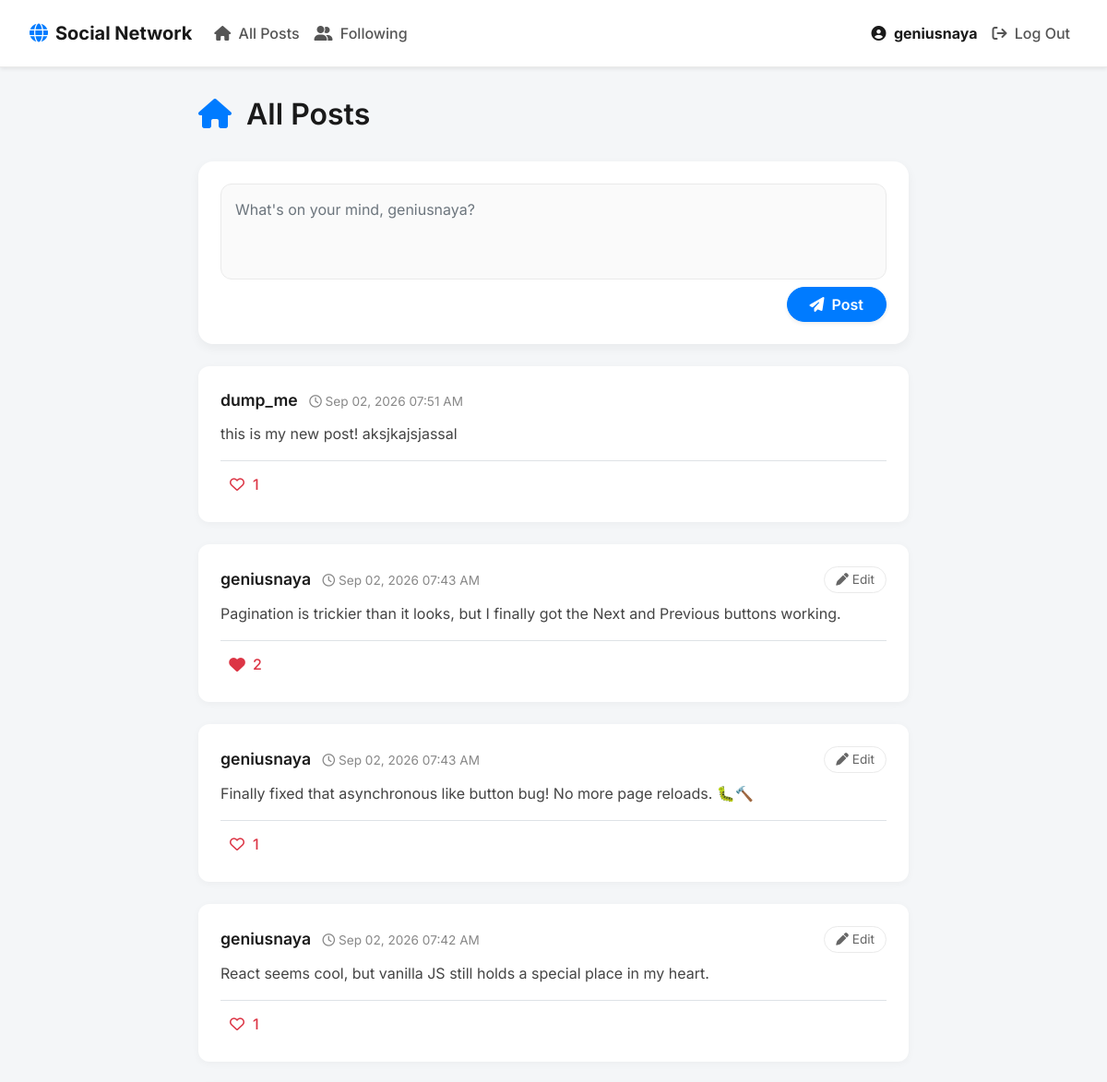
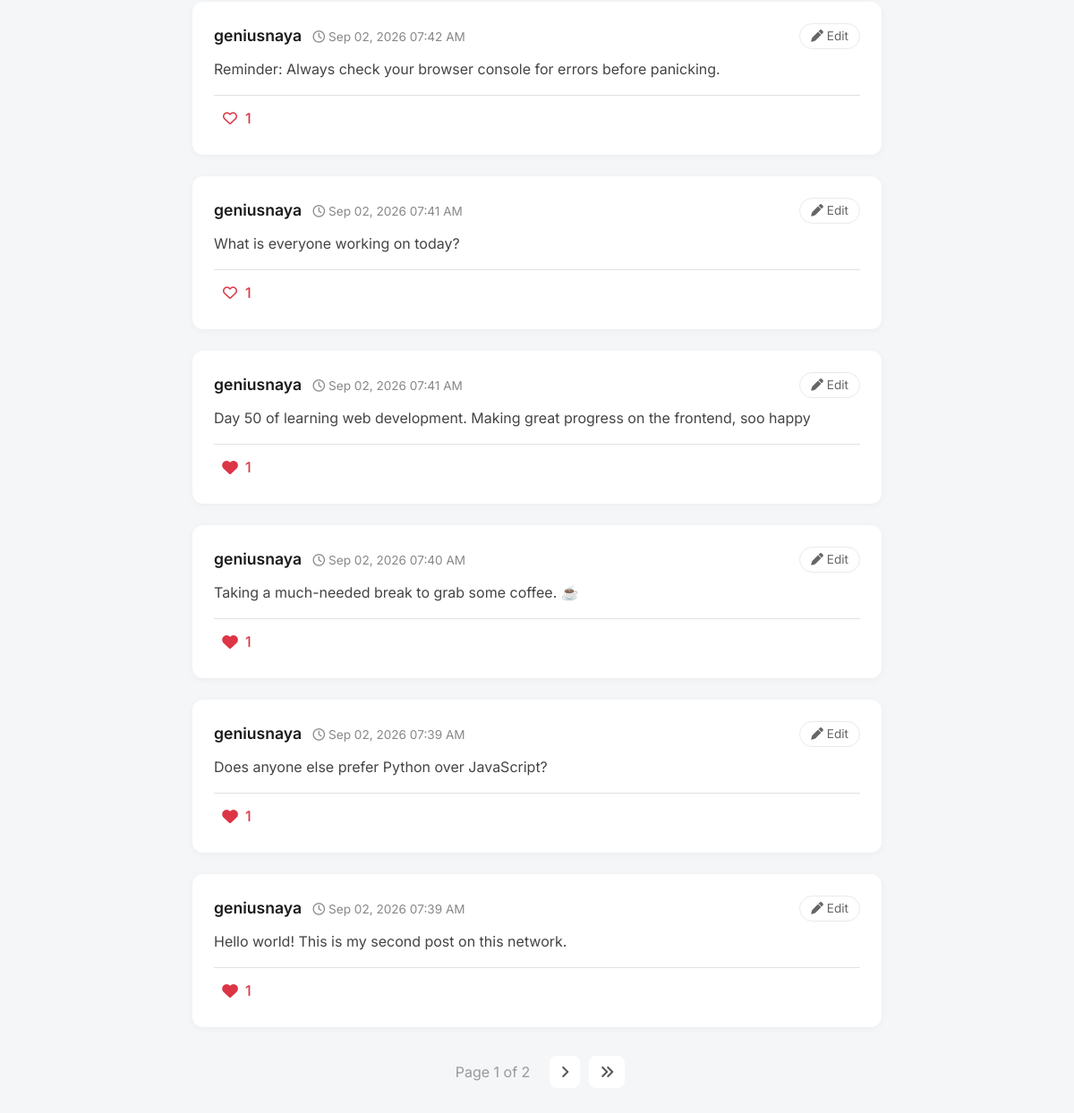
Page / (signed in) on the committed database (2 pictures, top to bottom).
### network/models.py (models this page shows)
class User(AbstractUser):
    pass

class Post(models.Model):
    author = models.ForeignKey(
        User, on_delete = models.CASCADE, related_name="posts"
    )
    content = models.TextField()
    timestamp = models.DateTimeField(auto_now_add=True)
    likes = models.ManyToManyField(
        User, blank = True, related_name = "liked_posts"
    )

### network/views.py (the view)
# urls.py: path("", views.index, name="index"),
def index(request):
    posts = Post.objects.all().order_by("-timestamp")
    paginator = Paginator(posts, 10)
    page_number = request.GET.get('page')
    page_obj = paginator.get_page(page_number)
    return render(request, "network/index.html", {
        "page_obj": page_obj
    })

### network/templates/network/index.html (shortened to what this page needs)
{% extends "network/layout.html" %}
{% block body %}
    <div class="mb-4 d-flex justify-content-between align-items-center">
        <h2><i class="fa-solid fa-house text-primary mr-2"></i> All Posts</h2>
    </div>
    {% if user.is_authenticated %}
        <div class="card new-post-card mb-4">
            <div class="card-body">
                <form action="{% url 'new_post' %}" method="post">
                    <div class="form-group mb-2">
                        <textarea class="form-control" name="content" rows="3" placeholder="What's on your mind, {{ user.username }}?"></textarea>
                    </div>
                    <div class="text-right">
                        <button type="submit" class="btn btn-primary px-4 shadow-sm"><i class="fa-solid fa-paper-plane mr-1"></i> Post</button>
                    </div>
                </form>
            </div>
        </div>
    {% endif %}
    <div id="posts-container">
        {% include "network/posts.html" %}
    </div>
{% endblock %}

### network/templates/network/layout.html (shortened to what this page needs)
{% load static %}
<!DOCTYPE html>
<html lang="en">
    <head>
        <link rel="stylesheet" href="https://cdnjs.cloudflare.com/ajax/libs/font-awesome/6.4.0/css/all.min.css">
        <link rel="stylesheet" href="https://stackpath.bootstrapcdn.com/bootstrap/4.4.1/css/bootstrap.min.css">
        <link href="{% static 'network/styles.css' %}" rel="stylesheet">
    </head>
    <body>
        <nav class="navbar navbar-expand-lg navbar-light bg-white shadow-sm custom-navbar">
            <a class="navbar-brand font-weight-bold" href="{% url 'index' %}">
                <i class="fa-solid fa-globe text-primary mr-2"></i>Social Network
            </a>
            <div class="collapse navbar-collapse" id="navbarNav">
              <ul class="navbar-nav mr-auto">
                <li class="nav-item">
                  <a class="nav-link" href="{% url 'index' %}"><i class="fa-solid fa-house mr-1"></i> All Posts</a>
                </li>
                {% if user.is_authenticated %}
                    <li class="nav-item">
                        <a class="nav-link" href="{% url 'following' %}"><i class="fa-solid fa-user-group mr-1"></i> Following</a>
                    </li>
                {% endif %}
              </ul>
              <ul class="navbar-nav ml-auto">
                {% if user.is_authenticated %}
                    <li class="nav-item">
                        <a class="nav-link user-profile-link" href="{% url 'profile' user.username %}">
                            <i class="fa-solid fa-user-circle mr-1"></i> <strong>{{ user.username }}</strong>
                        </a>
                    </li>
                    <li class="nav-item">
                        <a class="nav-link text-danger" href="{% url 'logout' %}"><i class="fa-solid fa-arrow-right-from-bracket mr-1"></i> Log Out</a>
                    </li>
                {% endif %}
              </ul>
            </div>
        </nav>
        <div class="body-content">
            {% block body %}
            {% endblock %}
        </div>
    </body>
</html>

### network/templates/network/posts.html (shortened to what this page needs)
{% for post in page_obj %}
    <div class="card" data-post-id="{{ post.id }}">
        <div class="card-body">
            <div class="d-flex justify-content-between align-items-center mb-2">
                <div>
                    <a href="{% url 'profile' post.author.username %}" class="post-author">{{ post.author.username }}</a>
                    <span class="post-timestamp ml-2"><i class="fa-regular fa-clock"></i> {{ post.timestamp|date:"M d, Y h:i A" }}</span>
                </div>
                {% if user.is_authenticated and post.author == user %}
                    <button class="edit-btn"><i class="fa-solid fa-pen"></i> Edit</button>
                {% endif %}
            </div>
            <div class="card-text post-content">{{ post.content }}</div>
            <div class="post-likes mt-3 border-top pt-2">
                {% if user.is_authenticated %}
                    <button class="like-btn {% if user in post.likes.all %}liked{% endif %}">
                        {% if user in post.likes.all %}
                            <i class="fa-solid fa-heart text-danger"></i>
                        {% else %}
                            <i class="fa-regular fa-heart"></i>
                        {% endif %}
                        <span class="like-count ml-1">{{ post.likes.count }}</span>
                    </button>
                {% else %}
                    <div class="text-muted" style="padding: 5px 10px;">
                        <i class="fa-solid fa-heart text-danger"></i> <span class="like-count ml-1">{{ post.likes.count }}</span>
                    </div>
                {% endif %}
            </div>
        </div>
    </div>
{% empty %}
    <div class="text-center py-5">
        <i class="fa-solid fa-folder-open text-muted" style="font-size: 3rem;"></i>
        <p class="mt-3 text-muted">No posts found.</p>
    </div>
{% endfor %}
<nav aria-label="Page navigation">
    <ul class="pagination">
        <li class="page-item disabled"><span class="page-link">Page {{ page_obj.number }} of {{ page_obj.paginator.num_pages }}</span></li>
        {% if page_obj.has_next %}
            <li class="page-item"><a class="page-link" href="?page={{ page_obj.next_page_number }}"><i class="fa-solid fa-angle-right"></i></a></li>
            <li class="page-item"><a class="page-link" href="?page={{ page_obj.paginator.num_pages }}"><i class="fa-solid fa-angles-right"></i></a></li>
        {% endif %}
    </ul>
</nav>

### network/static/network/styles.css (style rules this page uses)
body { font-family: 'Inter', sans-serif; background-color: #f4f6f8; color: #333; }
h1, h2, h3, h4, h5, h6 { font-weight: 600; color: #1a1a1a; }
.custom-navbar { padding: 1rem 2rem; border-bottom: 1px solid #eaeaea; }
.custom-navbar .nav-link { font-weight: 500; color: #555 !important; transition: color 0.2s ease, transform 0.2s ease; }
.custom-navbar .user-profile-link { color: #1a1a1a !important; }
.body-content { max-width: 800px; margin: 0 auto; padding: 2rem 15px; }
.card { border: none; border-radius: 12px; background: #ffffff; box-shadow: 0 2px 8px rgba(0,0,0,0.04); transition: transform 0.3s ease, box-shadow 0.3s ease; margin-bottom: 1.5rem; }
.card-body { padding: 1.5rem; }
.post-author { font-size: 1.1rem; font-weight: 600; color: #1a1a1a; text-decoration: none; transition: color 0.2s; }
.post-timestamp { font-size: 0.85rem; color: #888; }
.post-content { font-size: 1rem; line-height: 1.6; margin-top: 10px; margin-bottom: 15px; color: #444; }
.like-btn { background: none; border: none; padding: 5px 10px; border-radius: 20px; color: #dc3545; transition: all 0.2s ease; display: flex; align-items: center; gap: 5px; font-weight: 500; }
.like-btn.liked i { transform: scale(1.1); }
.like-btn i { transition: transform 0.2s cubic-bezier(0.175, 0.885, 0.32, 1.275); }
.edit-btn { background: none; border: 1px solid #eaeaea; color: #666; border-radius: 15px; padding: 3px 12px; font-size: 0.85rem; transition: all 0.2s ease; }
.new-post-card { border-radius: 16px; box-shadow: 0 4px 12px rgba(0,0,0,0.05); }
.new-post-card textarea { border-radius: 12px; border: 1px solid #eaeaea; padding: 15px; background-color: #fafafa; transition: all 0.3s ease; resize: none; }
.new-post-card .btn-primary { border-radius: 20px; padding: 6px 20px; font-weight: 600; }
.pagination { justify-content: center; margin-top: 2rem; }
.page-link { color: #555; border: none; margin: 0 5px; border-radius: 8px !important; transition: all 0.2s ease; }
.page-item.disabled .page-link { background-color: transparent; color: #999; }

### rows in the picture
User: username "geniusnaya", content "What's on your mind, geniusnaya?"
Post: author.username "dump_me", timestamp "Sep 02, 2026 07:51 AM", content "this is my new post! aksjkajsjassal", likes.count "1"
Post: author.username "geniusnaya", timestamp "Sep 02, 2026 07:43 AM", shows "Edit", content "Pagination is trickier than it looks, but I finally got the Next and Previous buttons working.", likes.count "2"
Post: author.username "geniusnaya", timestamp "Sep 02, 2026 07:43 AM", shows "Edit", content "Finally fixed that asynchronous like button bug! No more page reloads. 🐛🔨", likes.count "1"
Post: author.username "geniusnaya", timestamp "Sep 02, 2026 07:42 AM", shows "Edit", content "React seems cool, but vanilla JS still holds a special place in my heart.", likes.count "1"
Post: author.username "geniusnaya", timestamp "Sep 02, 2026 07:42 AM", shows "Edit", content "Reminder: Always check your browser console for errors before panicking.", likes.count "1"
Post: author.username "geniusnaya", timestamp "Sep 02, 2026 07:41 AM", shows "Edit", content "What is everyone working on today?", likes.count "1"
Post: author.username "geniusnaya", timestamp "Sep 02, 2026 07:41 AM", shows "Edit", content "Day 50 of learning web development. Making great progress on the frontend, soo happy", likes.count "1"
Post: author.username "geniusnaya", timestamp "Sep 02, 2026 07:40 AM", shows "Edit", content "Taking a much-needed break to grab some coffee. ☕", likes.count "1"
Post: author.username "geniusnaya", timestamp "Sep 02, 2026 07:39 AM", shows "Edit", content "Does anyone else prefer Python over JavaScript?", likes.count "1"
Post: author.username "geniusnaya", timestamp "Sep 02, 2026 07:39 AM", shows "Edit", content "Hello world! This is my second post on this network.", likes.count "1"

### other values in the picture
{{ page_obj.number }} "1"
{{ page_obj.paginator.num_pages }} "2"
